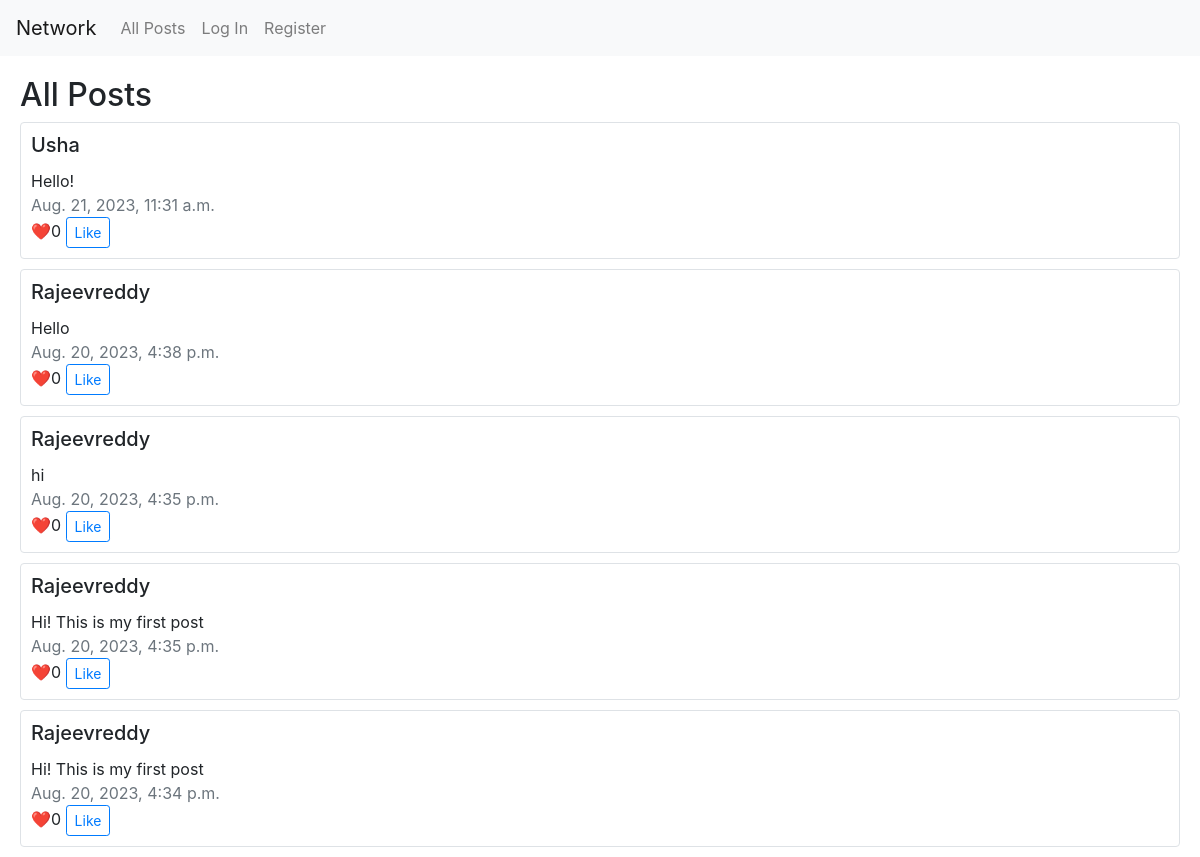
The app's page /, older data.
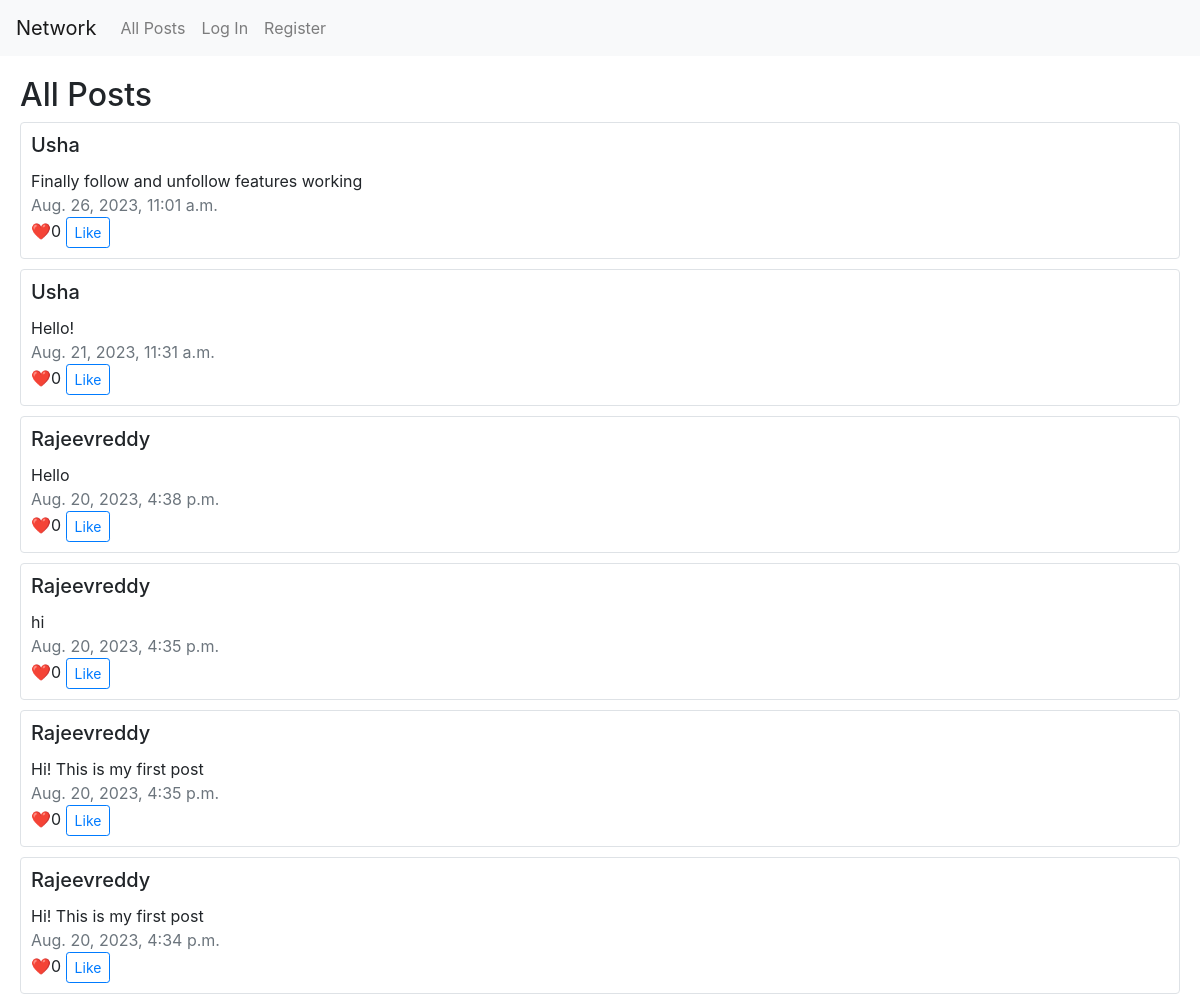
The same page, newer data.
### network/models.py (models this page shows, shortened)
class Posts(models.Model):
    content = models.TextField(blank=False)
    author = models.ForeignKey(User, on_delete=models.CASCADE, related_name='authored_posts')
    created_at = models.DateTimeField(auto_now_add=True)
    liked = models.ManyToManyField(User, related_name="liked_post", blank=True)

class User(AbstractUser):
    pass

### network/views.py (the view)
# urls.py: path("", views.index, name="index"),
def index(request):
    if request.user.is_authenticated:
        return render(request, "network/index.html", {
            "posts": Posts.objects.order_by("-created_at").all(),
            "current_user": User.objects.get(id=request.user.id),
        })
    else:
        return render(request, "network/index.html", {
            "posts": Posts.objects.order_by("-created_at").all(),
            "current_user": None,
        })

### network/templates/network/index.html (shortened to what this page needs)
{% extends "network/layout.html" %}
{% load static %}
{% block body %}
    <h2 style="margin-left: 20px; margin-top: 20px;">All Posts</h2>
    {% for post in posts %}
    <div style="padding-left: 20px; padding-right: 20px; padding-bottom: 10px;">
        <div class="card border" style="padding: 10px;">
            <h5 class="card-title text-capitalize">{{ post.author }}</h5>
            <div class="card-text">{{ post.content }}</div>
            <div class="text-muted">{{ post.created_at }}</div>
            <div class="card-text">❤️{{ post.liked.count }} <button class="btn btn-sm btn-outline-primary" style="display: block-inline;" id="likeButton">  Like</button></div>
        </div>
    </div>
    {% endfor %}
{% endblock %}

### network/templates/network/layout.html (shortened to what this page needs)
{% load static %}
<!DOCTYPE html>
<html lang="en">
    <head>
        <link rel="stylesheet" href="https://stackpath.bootstrapcdn.com/bootstrap/4.4.1/css/bootstrap.min.css">
        <link href="{% static 'network/styles.css' %}" rel="stylesheet">
    </head>
    <body>
        <nav class="navbar navbar-expand-lg navbar-light bg-light">
            <a class="navbar-brand" href="#">Network</a>
            <div>
              <ul class="navbar-nav mr-auto">
                <li class="nav-item">
                  <a class="nav-link" href="{% url 'index' %}">All Posts</a>
                </li>
                {% if user.is_authenticated %}
                    <li class="nav-item">
                        <a class="nav-link" href="{% url 'following' %}"">Following</a>
                    </li>
                    <li class="nav-item">
                        <a class="nav-link" href="{% url 'logout' %}">Log Out</a>
                    </li>
                {% else %}
                    <li class="nav-item">
                        <a class="nav-link" href="{% url 'login' %}">Log In</a>
                    </li>
                    <li class="nav-item">
                        <a class="nav-link" href="{% url 'register' %}">Register</a>
                    </li>
                {% endif %}
              </ul>
            </div>
          </nav>
        <div class="body">
            {% block body %}
            {% endblock %}
        </div>
    </body>
</html>

Row changes from the older to the newer data that the page shows:
added Posts: author "Usha", content "Finally follow and unfollow features working", created_at "Aug. 26, 2023, 11:01 a.m.", liked.count "0"
